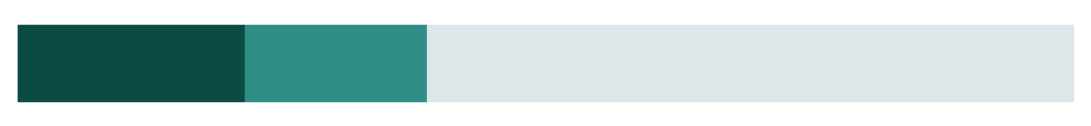

Here is the Vega-Lite specification saved for this chart:
### Vega-Lite specification from a JSON file in a GitHub repository (floating-point values rounded to 4 significant figures)
{"$schema": "https://vega.github.io/schema/vega-lite/v5.json", "description": "Micro stacked bar: China and India versus all other source countries, 2025.", "width": "container", "height": 26, "data": {"values": [{"group": "China", "enrolments": 227348, "ord": 1}, {"group": "India", "enrolments": 182007, "ord": 2}, {"group": "Rest of world", "enrolments": 647298, "ord": 3}]}, "mark": {"type": "bar", "height": 22}, "encoding": {"x": {"field": "enrolments", "type": "quantitative", "stack": "normalize", "axis": null}, "color": {"field": "group", "type": "nominal", "scale": {"domain": ["China", "India", "Rest of world"], "range": ["#0c4a44", "#2f8e85", "#dde6e8"]}, "legend": null}, "order": {"field": "ord", "type": "quantitative"}, "tooltip": [{"field": "group", "type": "nominal", "title": "Origin"}, {"field": "enrolments", "type": "quantitative", "title": "Enrolments", "format": ","}]}, "view": {"stroke": null}}
